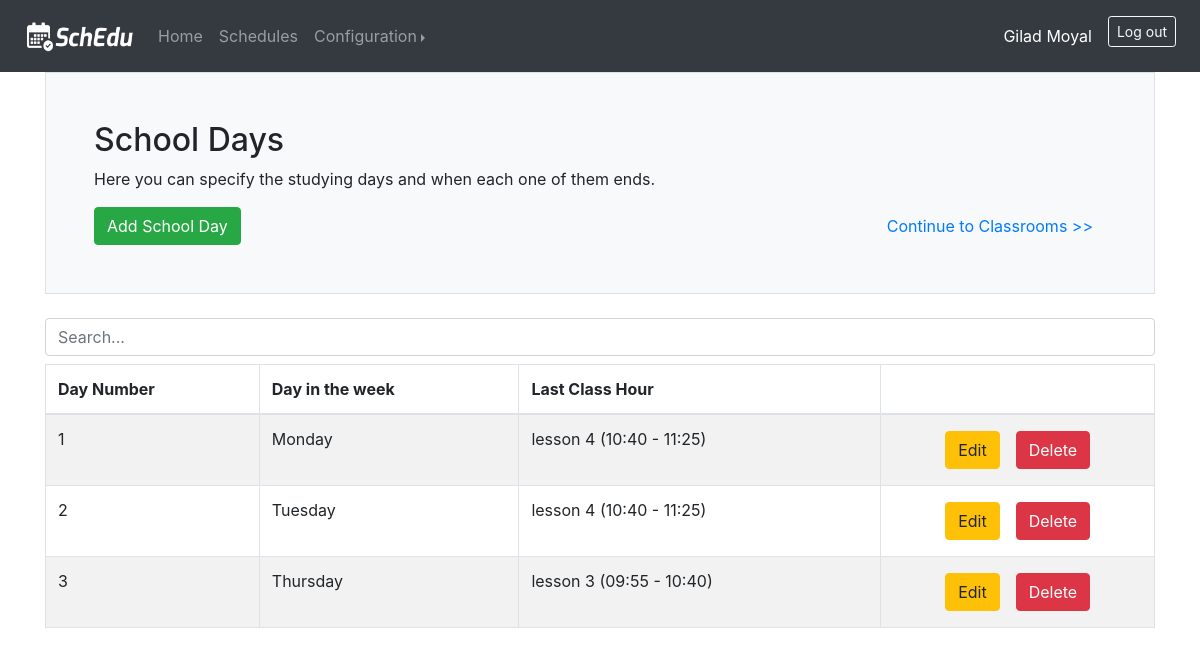
The app's page /days (signed in), older data.
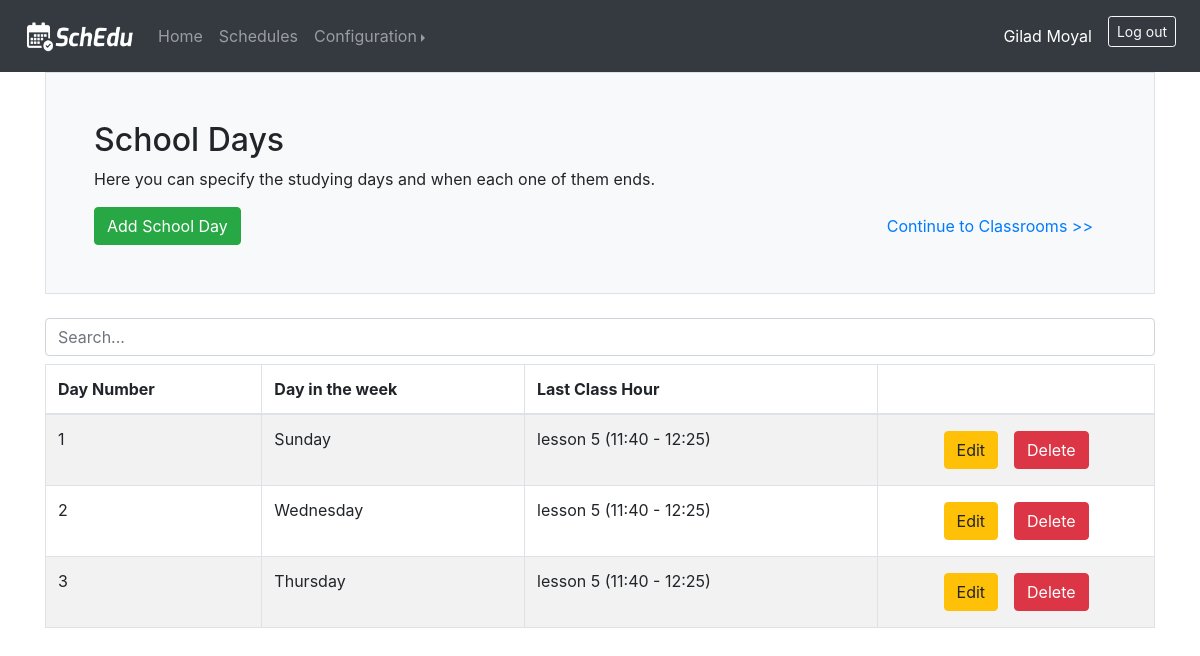
The same page, newer data.
### web_app/models.py (models this page shows, shortened)
class User(db.Model, UserMixin):
    id = db.Column(db.Integer, primary_key=True)
    email = db.Column(db.String(150), unique=True)
    name = db.Column(db.String(150))
    password = db.Column(db.String(150))
    classtimes = db.relationship('ClassTime', backref='user')
    days = db.relationship('Day', backref='user')
    classrooms = db.relationship('Classroom', backref='user')
    equipments = db.relationship('Equipment', backref='user')
    subjects = db.relationship('Subject', backref='user')
    students_groups = db.relationship('StudentsGroup', backref='user')
    teachers = db.relationship('Teacher', backref='user')
    classes = db.relationship('CourseClass', backref='user')
    schedules = db.relationship('Schedule', backref='user')

class Day(db.Model):
    day_id = db.Column(db.Integer, primary_key=True)
    name = db.Column(db.String(20))
    index = db.Column(db.Integer)
    last_class_time_id = db.Column(db.Integer, db.ForeignKey('class_time.class_time_id'))
    user_id = db.Column(db.Integer, db.ForeignKey('user.id'))
    schedule_id = db.Column(db.Integer, db.ForeignKey('schedule.schedule_id'))
    classes = db.relationship('CourseClass', backref='day')

class ClassTime(db.Model):
    class_time_id = db.Column(db.Integer, primary_key=True)
    start_time = db.Column(db.String(20))
    end_time = db.Column(db.String(20))
    index = db.Column(db.Integer)
    days_ending_this_time = db.relationship('Day', backref='last_class_time')
    user_id = db.Column(db.Integer, db.ForeignKey('user.id'))
    schedule_id = db.Column(db.Integer, db.ForeignKey('schedule.schedule_id'))
    classes = db.relationship('CourseClass', backref='class_time')

### web_app/views.py (the view)
@views.route('/days', methods=['GET', 'POST'])
@login_required
def days():
    sorted_days = sorted(current_user.days, key=get_index)
    if request.method == 'POST':
        day_name = request.form["day_name"]
        index = find_index_update_others((day_name,), sorted_days)
        last_class_time = ClassTime.query.get(request.form["last_ct_id"])
        new_day = Day(name=day_name, index=index, last_class_time=last_class_time, user=current_user)
        db.session.add(new_day)
        db.session.commit()
        return redirect(url_for('views.days'))
    else:
        sorted_classtimes = sorted(current_user.classtimes, key=get_index)
        left_days_dict = left_days(sorted_days)
        return render_template('days.html', user=current_user, days=sorted_days, left_days_dict=left_days_dict, classtimes=sorted_classtimes)

### web_app/views.py (called while the page is built)
def get_index(day_or_time):
    return day_or_time.index

def left_days(days):
    left_days_dict = {}
    for str_day in days_order_dict:
        left_days_dict[str_day] = True
    for day in days:
        left_days_dict[day.name] = False
    return left_days_dict

### web_app/templates/days.html (shortened to what this page needs)
{% extends 'base.html' %}
{% block body %}
    <div class="h-100 p-5 bg-light border rounded-3">
        <h2>School Days</h2>
        <p>Here you can specify the studying days and when each one of them ends.</p>
        <div class="row">
            <div class="col">
                <button type="button" class="btn btn-success" data-toggle="modal" data-target="#addModal">Add School Day</button>
            </div>
            <div class="col text-right">
                <a type="button" class="btn btn-link" href="{{ url_for('views.classrooms') }}">Continue to Classrooms >></a>
            </div>
        </div>
    </div>
    <br>
    {% if days|length > 0 %}
        <input class="form-control mb-2" id="myInput" type="text" placeholder="Search...">
        <div class="table-responsive-md">
            <table class="table table-bordered table-striped">
                <thead>
                <tr>
                    <th>Day Number</th>
                    <th>Day in the week</th>
                    <th>Last Class Hour</th>
                    <th></th>
                </tr>
                </thead>
                <tbody id="myTable">
                {% for day in days %}
                    <tr>
                        <td>{{ day.index }}</td>
                        <td>{{ day.name }}</td>
                        {% set classtime = day.last_class_time %}
                        <td>lesson {{ classtime.index }} ({{ classtime.start_time }} - {{ classtime.end_time }})</td>
                        <td>
                            <div class="row justify-content-center">
                                <form method="post" action="{{ url_for('views.edit_day') }}">
                                    <button class="btn btn-warning ml-2 mr-2 mt-1 mb-1" type="submit">Edit</button>
                                </form>
                                <form method="post" action="{{ url_for('views.delete_day') }}">
                                    <button class="btn btn-danger ml-2 mr-2 mt-1 mb-1" type="submit">Delete</button>
                                </form>
                            </div>
                        </td>
                    </tr>
                {% endfor %}
                </tbody>
            </table>
        </div>
    {% else %}
        <h6>Currently there are no school days</h6>
    {% endif %}
{% endblock %}

### web_app/templates/base.html (shortened to what this page needs)
<!DOCTYPE html>
<html lang="en">
<head>
    <link rel="stylesheet" href="https://stackpath.bootstrapcdn.com/bootstrap/4.3.1/css/bootstrap.min.css">
    <link rel="stylesheet" href="https://cdn.jsdelivr.net/npm/bootstrap-select@1.13.14/dist/css/bootstrap-select.min.css">
</head>
<body>
    <nav class="navbar navbar-expand-lg navbar-dark bg-dark">
        <a class="navbar-brand ml-2" href="{{url_for('views.home')}}">
          <img src="/static/photos/navbarLogo.png" width="110" height="32" alt="">
        </a>
        <div class="collapse navbar-collapse" id="navbar">
          {% if user.is_authenticated %}
            <ul class="navbar-nav mr-auto">
              <li class="nav-item">
                <a class="nav-link" href="{{url_for('views.home')}}">Home <span class="sr-only">(current)</span></a>
              </li>
              <li class="nav-item">
                <a class="nav-link" href="{{ url_for('views.schedules') }}">Schedules</a>
              </li>
              <li class="nav-item dropdown">
                <div class="btn-group dropright">
                  <a class="nav-link dropdown-toggle" href="http://example.com" id="dropdown01" data-toggle="dropdown" aria-haspopup="true" aria-expanded="false">Configuration</a>
                </div>
              </li>
            </ul>
            <ul class="navbar-nav ml-auto">
              <li class="nav-item active">
                <a class="nav-link mr-2 mt-2 mb-2">{{ user.name }}<span class="sr-only">(current)</span></a>
              </li>
              <li class="nav-item">
                <a class="btn btn-outline-light mr-2 mt-2 mb-2 btn-sm" href="{{ url_for('auth.logout') }}">Log out</a>
              </li>
            </ul>
          {% endif %}
        </div>
    </nav>
    <div class="container">
      {% block body %} {% endblock %}
    </div>
</body>
</html>

Row changes from the older to the newer data that the page shows:
removed Day: index "1", name "Monday"
no longer on this page (row unchanged): ClassTime: index "4", start_time "10:40", end_time "11:25"
removed Day: index "2", name "Tuesday"
no longer on this page (row unchanged): ClassTime: index "3", start_time "09:55", end_time "10:40"
added Day: index "1", name "Sunday"
added ClassTime: index "5", start_time "11:40", end_time "12:25"
added Day: index "2", name "Wednesday"
